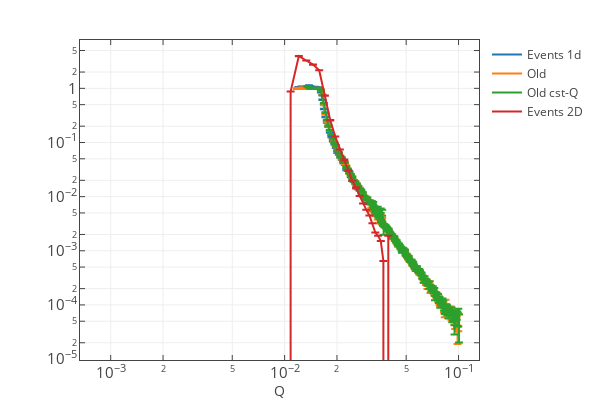

The notebook cell saved with this chart:
### Code cell
print ref_cst_path
print ref_path
spec_data_cst = np.loadtxt(ref_cst_path)
spec_data = np.loadtxt(ref_path)


q_bins = event_refl.q_bins
q_middle = [(q_bins[i+1]+q_bins[i])/2.0 for i in range(len(q_bins)-1)]

_plot_list = [[q_middle, refl, d_refl],
              [spec_data.T[0], spec_data.T[1], spec_data.T[2]],
              [spec_data_cst.T[0], spec_data_cst.T[1], spec_data_cst.T[2]],
             ]
_plot_names = ["Events 1d", "Old", "Old cst-Q"]

if True:
    # Qx range for the specular ridge in 2D
    _z, _spec, _d_spec = event_refl.slice(-0.0016, 0.0016, normalize=False)
    #_z, _spec, _d_spec = event_refl.slice(-1.3e-5, 1.3e-5, normalize=False)

    _sum_scale = 5.0

    _spec *= _scale * ref_scale * _sum_scale
    _d_spec *= _scale * ref_scale * _sum_scale

    _z_middle = [(_z[i+1]+_z[i])/2.0 for i in range(len(_z)-1)]

    _plot_list.append([_z_middle, _spec, _d_spec])
    _plot_names.append("Events 2D")

    

plot1d(_plot_list, _plot_names, x_log=True, y_log=True, x_title='Q')

### Figure 1 — Plotly figure (JSON) as saved in the notebook; plotly's stock layout.template omitted (floating-point values rounded to 4 significant figures; data arrays with more than 128 entries replaced by an {"elided": "..."} marker saying what was removed)
{"data": [{"error_y": {"array": [0.01307, 0.01229, 0.01179, 0.01118, 0.01034, 0.009978, 0.0103, 0.01017, 0.00914, 0.008323, 0.007943, 0.00763, 0.007235, 0.006973, 0.006551, 0.005808, 0.004795, 0.003835, 0.003219, 0.00285, 0.002539, 0.002109, 0.001833, 0.00164, 0.001546, 0.00144, 0.001257, 0.001214, 0.001164, 0.001079, 0.0009886, 0.0009626, 0.0008487, 0.000871, 0.0008608, 0.0007431, 0.0006741, 0.0006737, 0.0006213, 0.0005846, 0.0005688, 0.0005418, 0.0005105, 0.0004761, 0.0004576, 0.0004307, 0.000416, 0.0003972, 0.0003948, 0.0003456, 0.0003439, 0.0003245], "type": "data", "visible": true}, "name": "Events 1d", "type": "scatter", "uid": "d549d2ce-60cb-4472-82ee-4a34d03a0099", "x": [0.01201, 0.01225, 0.0125, 0.01275, 0.013, 0.01326, 0.01353, 0.0138, 0.01408, 0.01436, 0.01464, 0.01494, 0.01524, 0.01554, 0.01585, 0.01617, 0.01649, 0.01682, 0.01716, 0.0175, 0.01785, 0.01821, 0.01857, 0.01894, 0.01932, 0.01971, 0.0201, 0.02051, 0.02092, 0.02133, 0.02176, 0.0222, 0.02264, 0.02309, 0.02355, 0.02403, 0.02451, 0.025, 0.0255, 0.02601, 0.02653, 0.02706, 0.0276, 0.02815, 0.02871, 0.02929, 0.02987, 0.03047, 0.03108, 0.0317, 0.03234, 0.03298], "y": [1.041, 1.051, 1.068, 1.059, 1.005, 1.006, 1.085, 1.13, 1.082, 1.041, 1.051, 1.062, 1.041, 1.04, 0.9921, 0.8441, 0.6146, 0.4142, 0.297, 0.2337, 0.1964, 0.1532, 0.1262, 0.1056, 0.09304, 0.08015, 0.06539, 0.06065, 0.05336, 0.04889, 0.04254, 0.03949, 0.03142, 0.03065, 0.02859, 0.02343, 0.02022, 0.01954, 0.01759, 0.01575, 0.01417, 0.01352, 0.01196, 0.01055, 0.009911, 0.008965, 0.008357, 0.00768, 0.007559, 0.005829, 0.005715, 0.004788]}, {"error_y": {"array": {"elided": "174 float values"}, "type": "data", "visible": true}, "name": "Old", "type": "scatter", "uid": "4ce5aa41-ae70-4d14-a177-33f269ef24cc", "x": {"elided": "174 float values"}, "y": {"elided": "174 float values"}}, {"error_y": {"array": {"elided": "169 float values"}, "type": "data", "visible": true}, "name": "Old cst-Q", "type": "scatter", "uid": "fae4c719-a6cb-4a2d-a100-1e0c574617ef", "x": {"elided": "169 float values"}, "y": {"elided": "169 float values"}}, {"error_y": {"array": [null, null, null, null, null, null, null, null, null, null, 0.02244, 0.01482, 0.01027, 0.007395, 0.003794, 0.001949, null, null, 0.0006904, 0.0005419, null, 0.0003427, null, null, null, null, null, null, null, null, null, null, null, null, null, null, null, null, null, null, null, null, null, null, null, null, null, null, null], "type": "data", "visible": true}, "name": "Events 2D", "type": "scatter", "uid": "e514de2d-e25c-4390-b3e3-1af4acc6dccd", "x": [-0.0003776, 0.0008673, 0.002112, 0.003357, 0.004602, 0.005847, 0.007092, 0.008337, 0.009582, 0.01083, 0.01207, 0.01332, 0.01456, 0.01581, 0.01705, 0.0183, 0.01954, 0.02079, 0.02203, 0.02328, 0.02452, 0.02577, 0.02701, 0.02826, 0.0295, 0.03074, 0.03199, 0.03323, 0.03448, 0.03572, 0.03697, 0.03821, 0.03946, 0.0407, 0.04195, 0.04319, 0.04444, 0.04568, 0.04693, 0.04817, 0.04942, 0.05066, 0.05191, 0.05315, 0.0544, 0.05564, 0.05689, 0.05813, 0.05938], "y": [0, 0, 0, 0, 0, 0, -0.001094, -0.006737, -0.01138, 0.8704, 3.935, 3.27, 2.747, 2.155, 0.731, 0.258, 0.1288, 0.07435, 0.04787, 0.03022, 0.01966, 0.01454, 0.01033, 0.0075, 0.005698, 0.004493, 0.003233, 0.002172, 0.001896, 0.001512, 0.0006483, -0.0952, 0.001901, 0, null, null, 0, 0, 0, 0, 0, 0, 0, 0, 0, 0, 0, 0, 0]}], "layout": {"autosize": true, "bargap": 0, "height": 400, "hovermode": "closest", "margin": {"b": 40, "l": 80, "r": 40, "t": 40}, "showlegend": true, "width": 600, "xaxis": {"exponentformat": "power", "mirror": "all", "showexponent": "all", "showgrid": true, "showline": true, "ticks": "inside", "title": "Q", "type": "log", "zeroline": false}, "yaxis": {"exponentformat": "power", "mirror": "all", "showexponent": "all", "showgrid": true, "showline": true, "ticks": "inside", "title": "", "type": "log", "zeroline": false}}}
